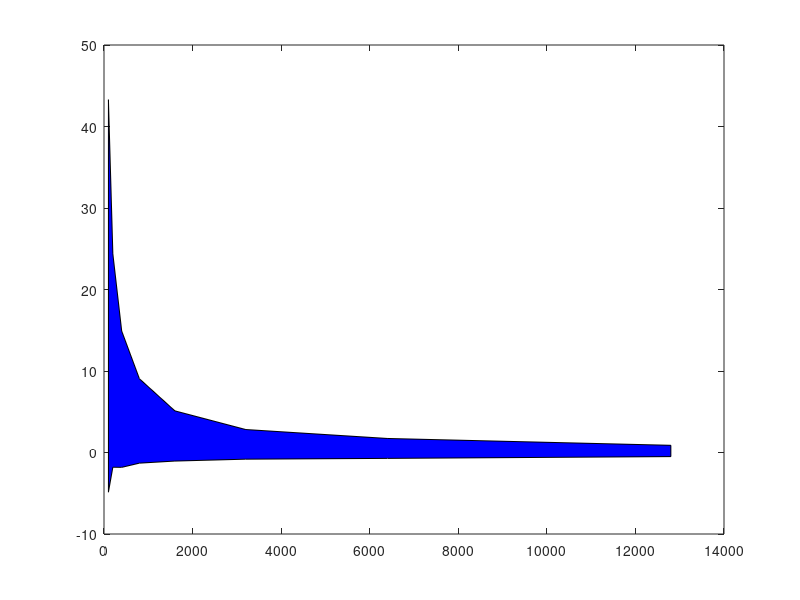

Source code (MATLAB): (Note: this script raises an error after producing the figure.)
% Script to print MCTS with CIs 

Loops = [100 200 400 800 1600 3200 6400 12800];
Means = [19.21 11.29 6.54 3.87 2.03 1 0.5 0.19];
Vars = [579.783 171.569 69.956 26.814 9.501 3.315 1.497 0.482];

LoopConf = [Loops Loops(end:-1:1)];
MeanConf = [Means+sqrt(Vars) Means(end:-1:1)-sqrt(Vars(end:-1:1))];

figure
p = fill(LoopConf, MeanConf,'blue');
p.FaceColor=[0.8 0.8 1];
p.EdgeColor = 'none';

hold on
plot(Loops, Means, 'ko')
hold off